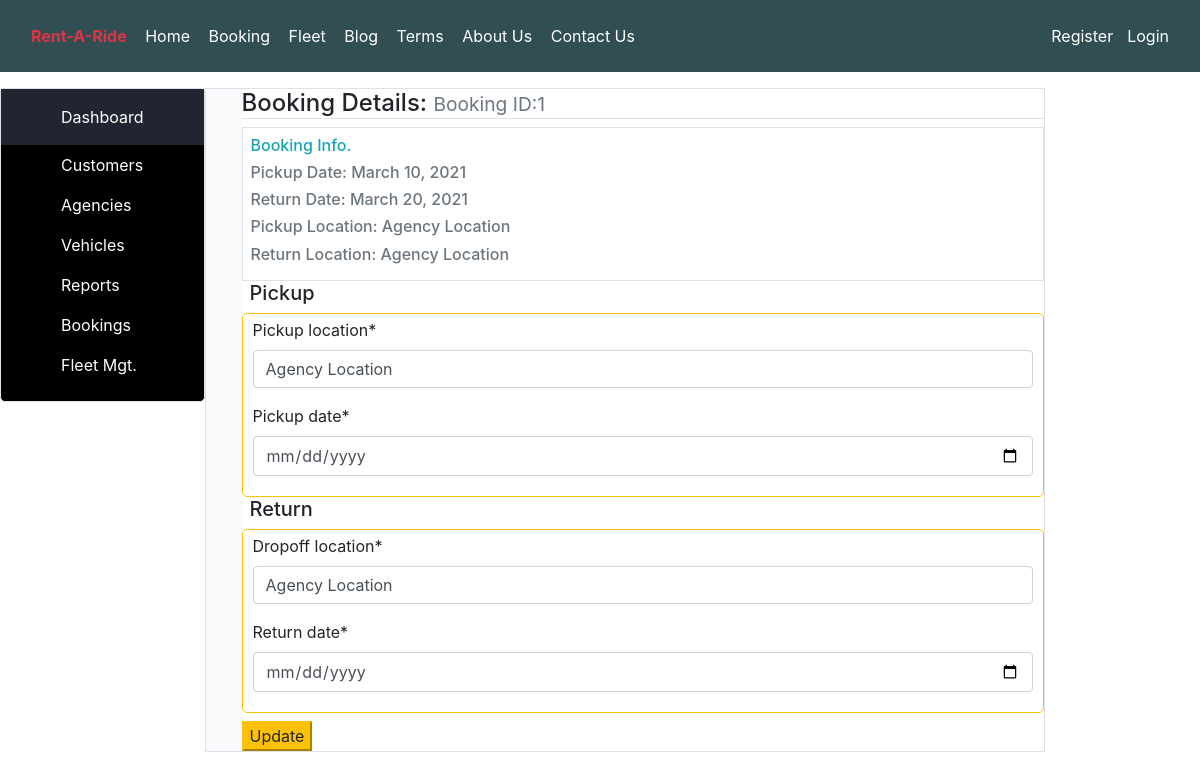
The page /users/admin/1/updatebookingdetails/ on the database its author committed.
### ops/models.py (models this page shows, shortened)
class Booking(models.Model):
    customer = models.ForeignKey(CustomUser, on_delete=models.DO_NOTHING)
    car = models.ForeignKey(Vehicle, on_delete=models.CASCADE)
    pickup_date = models.DateField(max_length=30)
    return_date = models.DateField(max_length=30)
    pickup_location = models.CharField(max_length=50, default='Agency Location')
    dropoff_location = models.CharField(max_length=50, default='Agency Location')

### users/views.py (the view)
# urls.py: path('admin/<pk>/updatebookingdetails/', AdminBookingUpdateView.as_view(), name='update-booking-details'),
class AdminBookingUpdateView(UpdateView, LoginRequiredMixin):
    model = Booking
    form_class = BookingForm
    template_name = 'AdminBookingUpdateView.html'
    success_url = reverse_lazy('admin')

### ops/forms.py
class BookingForm(forms.ModelForm):
    class Meta:
        model = Booking
        fields = ['pickup_date', 'return_date', 'pickup_location', 'dropoff_location']
        widgets = {
            'pickup_date': DateInput(),
            'return_date': DateInput(),
        }

### templates/AdminBookingUpdateView.html (shortened to what this page needs)
{% extends 'adminDash.html' %}
{% load crispy_forms_tags %}
{% block dash-items %}
<div class=" bg-white" style="">
    <h4 class="border-bottom text-left ">Booking Details: <small class="text-muted">Booking ID:{{ object.id }}</small></h4>
    <form method="post">
        <fieldset class="border mt-1 p-2 text-muted">
            <h6 class="text-info">Booking Info.</h6>
            <h6>Pickup Date: <span href="#" class="">{{ object.pickup_date }}</span></h6>
            <h6>Return Date: <span class="">{{ object.return_date }}</span></h6>
            <h6>Pickup Location: <span class="">{{ object.pickup_location }}</span></h6>
            <h6>Return Location: <span class="">{{ object.dropoff_location }}</span></h6>
        </fieldset>
        <h5 class="ml-2">Pickup</h5>
        <form method="POST">
            <div class="pickup-form bg-white border  border-warning">
                {{ form.pickup_location|as_crispy_field }}
                {{ form.pickup_date|as_crispy_field }}
            </div>
            <h5 class="ml-2">Return</h5>
            <div class="pickup-form bg-white border border-warning">
                {{ form.dropoff_location|as_crispy_field }}
                {{ form.return_date|as_crispy_field }}
            </div>
            <div class="find-car mt-2 ">
                <button type="submit" class="btn-warning">Update</button>
            </div>
        </form>
    </form>
</div>
{% endblock dash-items %}

### static/css/base.css (style rules this page uses)
.pickup-form { padding: 4px 10px; border-width: 10px; border-radius: 5px; }

### rows shown on the page
Booking: id "1", pickup_date "March 10, 2021", return_date "March 20, 2021", pickup_location "Agency Location", dropoff_location "Agency Location"
